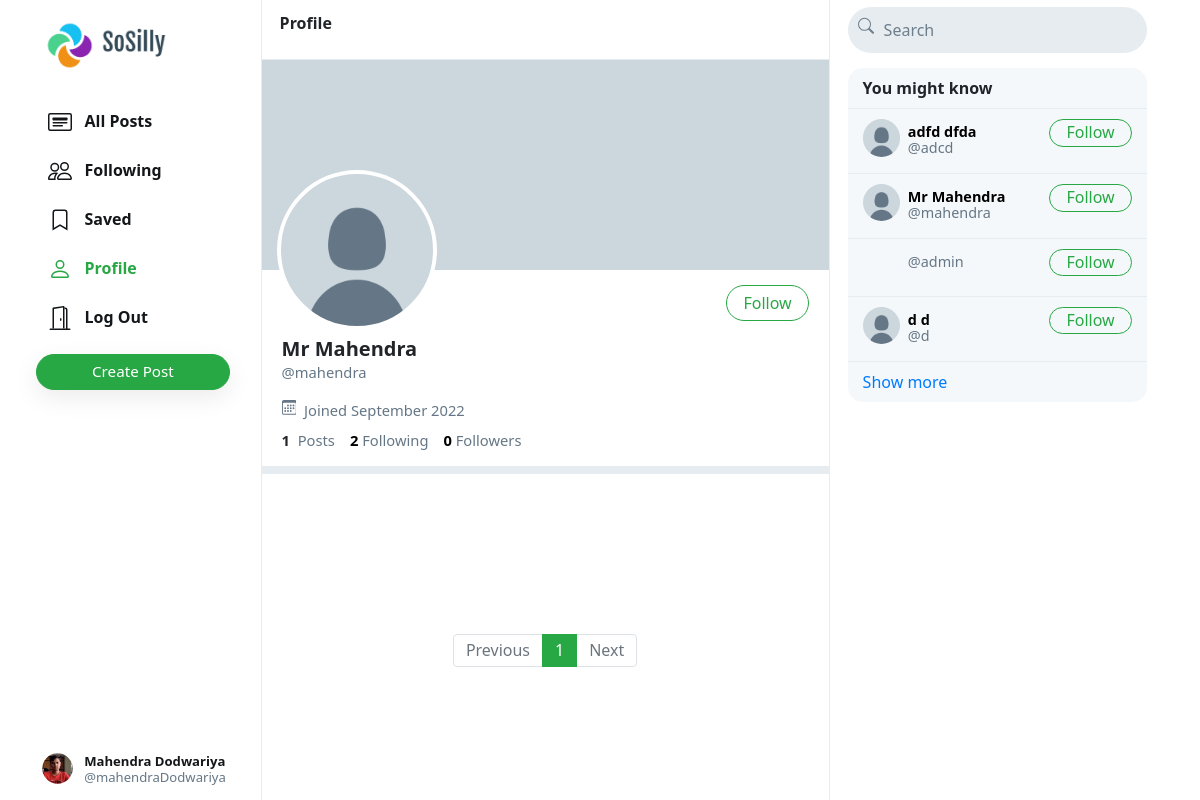
Page /mahendra (signed in) on the committed database.
### network/models.py (models this page shows, shortened)
class User(AbstractUser):
    profile_pic = models.ImageField(upload_to='profile_pic/')
    bio = models.TextField(max_length=160, blank=True, null=True)
    cover = models.ImageField(upload_to='covers/', blank=True)

### network/views.py (the view)
# urls.py: path("<str:username>", views.profile, name='profile'),
def profile(request, username):
    user = User.objects.get(username=username)
    all_posts = Post.objects.filter(creater=user).order_by('-date_created')
    paginator = Paginator(all_posts, 10)
    page_number = request.GET.get('page')
    if page_number == None:
        page_number = 1
    posts = paginator.get_page(page_number)
    followings = []
    suggestions = []
    follower = False
    if request.user.is_authenticated:
        followings = Follower.objects.filter(followers=request.user).values_list('user', flat=True)
        suggestions = User.objects.exclude(pk__in=followings).exclude(username=request.user.username).order_by("?")[:6]
        if request.user in Follower.objects.get(user=user).followers.all():
            follower = True
    follower_count = Follower.objects.get(user=user).followers.all().count()
    following_count = Follower.objects.filter(followers=user).count()
    return render(request, 'network/profile.html', {
        "username": user,
        "posts": posts,
        "posts_count": all_posts.count(),
        "suggestions": suggestions,
        "page": "profile",
        "is_follower": follower,
        "follower_count": follower_count,
        "following_count": following_count
    })

### network/templates/network/profile.html (shortened to what this page needs)
{% extends 'network/index.html' %}
{% load static %}
{% block profile %}
    <div class="profile-view" data-user="{{username.username}}">
        <div class="cover-image" style="background-image: url(/media/{{username.cover}})"></div>
        <div class="profile-image" style="background-image: url(/media/{{username.profile_pic}})"></div>
        <div class="profile-details">
            <div>
                {% if user.username == username.username %}
                    <button class="btn btn-outline-success float-right" id="edit-profile-btn"><a href="{% url 'editProfile' %}">Edit Profile</a> </button>
                {% elif is_follower %}
                    <button class="btn btn-success float-right" onclick="unfollow_user(this,'{{username.username}}','edit_page')" id="following-btn">Following</button>
                {% else %}
                    <button class="btn btn-outline-success float-right" onclick="follow_user(this,'{{username.username}}','edit_page')" id="follow-btn">Follow</button>
                {% endif %}
            </div>
            <div class="details-data">
                <h5>{{username.first_name}} {{username.last_name}}</h5>
                <div class="grey">@{{username.username}}</div>
                <div class="grey" style="padding: 8px 0px;">
                    &nbsp;Joined {{username.date_joined | date:"F Y"}}
                </div>
                <div>
                    <strong>
                        {{posts_count}}
                    </strong>
                    &nbsp;<span class="grey">Posts</span>
                    <a href="#">
                        <strong id="following__count">{{following_count | default:0}}</strong>&nbsp;<span class="grey">Following</span>
                    </a>
                    <a href="#">
                        <strong id="follower__count">{{follower_count | default:0}}</strong>&nbsp;<span class="grey">Followers</span>
                    </a>
                </div>
            </div>
        </div>
    </div>
    <div class="space"></div>
{% endblock %}

### network/templates/network/layout.html (shortened to what this page needs)
{% load static %}
<!DOCTYPE html>
<html lang="en">
    <head>
        <link rel="stylesheet" href="https://stackpath.bootstrapcdn.com/bootstrap/4.4.1/css/bootstrap.min.css">
        <link href="{% static 'network/styles.css' %}" rel="stylesheet">
    </head>
    <body>
        <div class="body" data-page="{{page}}">
            <div class="sidenav">
                <a href="{% url 'index' %}" class="navbar-brand">
                    <img src="{% static 'network/Images/sosilly_logo.png' %}" height="51px">
                </a>
                <div style="height: 100%;">
                    <div>
                        <div>
                            <ul>
                                <li class="nav-item" id="all_posts">
                                <a href="{% url 'index' %}" class="nav-link">
                                    <div>
                                        &nbsp;&nbsp;All Posts
                                    </div>
                                </a>
                                </li>
                                {% if user.is_authenticated %}
                                    <li class="nav-item" id="following">
                                        <a href="{% url 'following' %}" class="nav-link">
                                            <div>
                                                &nbsp;&nbsp;Following
                                            </div>
                                        </a>
                                    </li>
                                    <li class="nav-item" id="saved">
                                        <a href="{% url 'saved' %}" class="nav-link">
                                            <div>
                                                <svg width="1.5em" height="1.5em" viewBox="0 0 16 16" class="bi bi-bookmark" fill="currentColor" xmlns="http://www.w3.org/2000/svg">
                                                    <path fill-rule="evenodd" d="M8 12l5 3V3a2 2 0 0 0-2-2H5a2 2 0 0 0-2 2v12l5-3zm-4 1.234l4-2.4 4 2.4V3a1 1 0 0 0-1-1H5a1 1 0 0 0-1 1v10.234z"/>
                                                  </svg>
                                                &nbsp;&nbsp;Saved
                                            </div>
                                        </a>
                                    </li>
                                    <li class="nav-item" id="profile">
                                        <a href="{% url 'profile' user.username %}" class="nav-link">
                                            <div>
                                                &nbsp;&nbsp;Profile
                                            </div>
                                        </a>
                                    </li>
                                    <li class="nav-item" id="logout">
                                        <a href="{% url 'logout' %}" class="nav-link">
                                            <div>
                                                &nbsp;&nbsp;Log Out
                                            </div>
                                        </a>
                                    </li>
                                {% endif %}
                            </ul>
                        </div>
                        {% if user.is_authenticated %}
                            <button id="popup-btn" class="btn btn-success new-post-btn" onclick="createpost()">Create Post</button>
                        {% endif %}
                    </div>
                    <div style="position: absolute; bottom: 10px;">
                        {% if user.is_authenticated %}
                            <li class="nav-item sidenav-user">
                                <a href="{% url 'profile' user.username %}" class="nav-link">
                                    <div class="user_account">
                                        <div class="small-profilepic" style="float: left; background-image: url(/media/{{user.profile_pic}})"></div>
                                        <div style="height: 2.7vw; margin: auto;">
                                            <div style="margin-top: 4px;"><strong>{{user.first_name}} {{user.last_name}}</strong></div>
                                            <div class="grey" style="margin-top: 4px;">@{{ user.username }}</div>
                                        </div>
                                    </div>
                                </a>
                            </li>
                        {% endif %}
                    </div>
                </div>
            </div>
            {% block body %}
            {% endblock %}
            <div class="right-div">
                <nav class="head">
                    <form action="{% url 'search' %}" method="post" id="search-form">
                        <div class="search-div">
                            <div>
                            </div>
                            <input type="text" name="query" id="search-box" placeholder="Search">
                        </div>
                    </form>
                </nav>
                <div class='right-div-content'>
                    <div class="space" style="background-color: white;"></div>
                    {% if user.is_authenticated %}
                        <div class="suggestion-box">
                            <div class="suggestion-header">
                                You might know
                            </div>
                            {% for suggestion in suggestions %}
                                <div class="suggestion-user">
                                    <div>
                                        <a href="{% url 'profile' suggestion.username %}">
                                            <div class="small-profilepic" style="background-image: url(/media/{{suggestion.profile_pic}})"></div>
                                        </a>
                                    </div>
                                    <div class="user-details">
                                        <a href="{% url 'profile' suggestion.username %}">
                                            <div id="user-name">
                                                <strong>
                                                    {{suggestion.first_name}} {{suggestion.last_name}}
                                                </strong>
                                            </div>
                                            <div class="grey">@{{suggestion.username}}</div>
                                        </a>
                                    </div>
                                    <div>
                                        <button class="btn btn-outline-success" type="button" onclick="follow_user(this,'{{suggestion.username}}','suggestion')">Follow</button>
                                    </div>
                                </div>
                            {% empty %}
                                    <div style="text-align: center; border-bottom: .5px solid #e6ecf0; padding: 10px 15px;">
                                        <span class="grey" style="font-size: .9em;">No suggestions available.</span>
                                    </div>
                            {% endfor %}
                            <div class="suggestion-footer">
                                <a href="#">Show more</a>
                            </div>
                        </div>
                    {% endif %}
                </div>
            </div>
        </div>
    </body>
</html>

### network/static/network/styles.css (style rules this page uses)
.body { display: flex; min-height: 100%; font-family: system-ui, sans-serif; }
.btn { border-radius: 20px; padding: 0.32rem 1rem 0.375rem 1rem; }
.btn, .btn:focus, .btn:active { box-shadow: none !important; -webkit-box-shadow: none !important; }
.grey { color: #657786; }
svg { vertical-align: text-top; }
.sidenav { height: 100%; width: 21.8%; position: fixed; top: 0; left: 0; padding: 15px; list-style: none; border-right: .5px solid #e6ecf0; z-index: 100; padding-left: 3%; background-color: white; }
.sidenav ul { list-style: none; padding-left: 0px; margin-top: 3vh; }
.sidenav li { margin-top: 7px; }
.sidenav .nav-link { color: #14171a; line-height: .7em; font-weight: 700; padding: 0px; }
.sidenav .nav-link > div { padding: 10px 20px 8px 12px; border-radius: 25px; line-height: 0.9em; width: max-content; }
.new-post-btn { padding-left: 55px !important; padding-right: 55px !important; font-size: .95em; font-weight: 530; box-shadow: rgba(0, 0, 0, 0.08) 0px 8px 24px !important; }
.user_account { display: flex; font-size: .82rem; font-weight: normal; padding-top: 3px !important; padding-bottom: 3px !important; padding-left: 3px !important; }
.user_account .small-profilepic { transform: scale(.82); margin-left: auto; margin-top: auto; }
.active a { color: #28a745 !important; }
.head { height: 7.5vh; }
.small-profilepic { width: 3.1vw; height: 3.1vw; border-radius: 9999px; overflow: hidden; margin-right: 8px; background-size: cover; background-repeat: no-repeat; background-position: center; box-sizing: content-box; }
.space { height: 8px; background-color: #e6ecf0; }
.cover-image { height: 210px; background-size: cover; background-position: center; background-repeat: no-repeat; background-color: #ccd6dd; }
.profile-image { width: 160px; height: 160px; position: absolute; left: 15px; top: 110px; border-radius: 99999px; border: 4px solid white; background-size: cover; background-repeat: no-repeat; background-position: center; background-color: white; }
.profile-details { padding: 15px 20px; }
.profile-details button { padding-bottom: 0.3rem; }
.profile-details > .details-data { margin-top: 52px; font-size: .92em; }
.profile-details h5 { font-weight: 800; margin-bottom: 0px; }
.profile-details a { color: black; text-decoration: none; }
.right-div { width: 28%; height: 100vh; position: fixed; right: 2.95%; border-left: .5px solid #e6ecf0; background-color: white; }
.right-div .head { padding: .9vh 1.5vw; }
.right-div .search-div { margin-left: auto; margin-right: auto; display: flex; border-radius: 25px; background-color: #e6ecf0; padding-left: 10px; padding-right: 10px; vertical-align: middle; }
#search-box { height: 5.7vh; border: none; background: none; outline: none; width: 100%; margin-left: 8px; }
#search-box::placeholder { color: #6d7e8c; }
.right-div-content { height: 92.5vh; overflow: auto; padding-left: 1.5vw; padding-right: 1.5vw; }
.suggestion-box, .guest-box { border-radius: 15px; overflow: hidden; background-color: #f5f8fa; }
.suggestion-header { padding: 13px 15px; line-height: .9em; font-weight: 800; border-bottom: .5px solid #e6ecf0; }
.suggestion-user { display: flex; padding: 10px 15px; font-size: .9em; border-bottom: .5px solid #e6ecf0; }
.suggestion-user a { color: black; text-decoration: none; }
.user-details { flex: 1; line-height: 1.1em; padding: 5px 0px 7px 0px; }
.suggestion-user .btn { padding: 0em 1em .09em 1em; }
.suggestion-footer { padding: 13px 15px; line-height: .9em; }
.suggestion-footer a { text-decoration: none; }

### rows in the picture
User: profile_pic (picture), first_name "Mahendra", last_name "Dodwariya", username "mahendraDodwariya"
User: profile_pic (placeholder picture), first_name "Mr", last_name "Mahendra", username "mahendra", date_joined "September 2022"
User: profile_pic (placeholder picture), first_name "adfd", last_name "dfda", username "adcd"
User: username "admin"
User: profile_pic (placeholder picture), first_name "d", last_name "d", username "d"

### other values in the picture
{{ posts_count }} "1"
{{ following_count | default:0 }} "2"
{{ follower_count | default:0 }} "0"
{{ each }} "1"
